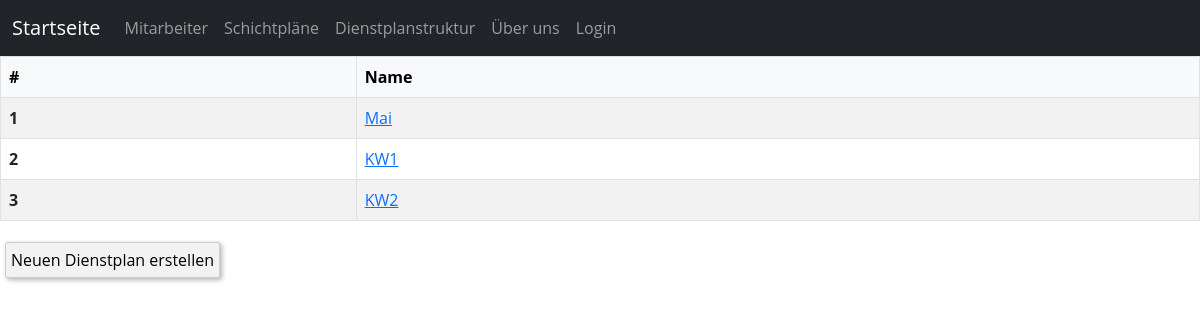
The app's page /schedule with its own data.
### scheduler/models.py (models this page shows, shortened)
class CalenderWeek(models.Model):
    name = models.CharField(max_length=50, blank=False, unique=True)
    def get_absolute_url(self):
        return reverse("single_schedule", args=[self.id])

### scheduler/views.py (the view)
# urls.py: path("schedule", views.schedule, name = "schedule"),
def schedule(request):
    if request.user.is_authenticated:
        context = {
            'username': request.user.username,
            'email': request.user.email,
        }
        return render(request, "scheduler/schedule.html", {
                "calender_weeks": []
            })
    else:
        if request.method == 'GET':
            calender_weeks = CalenderWeek.objects.all()
            return render(request, "scheduler/schedule.html", {
                "calender_weeks": calender_weeks
            })
        else:
            return render(request, "scheduler/schedule.html")

### scheduler/templates/scheduler/schedule.html (shortened to what this page needs)
{% extends 'scheduler/base.html' %}
{% block content %}
<table class="table table-striped table-hover table-bordered">
    <thead class="table-light">
      <tr>
        <th scope="col">#</th>
        <th scope="col">Name</th>
      </tr>
    </thead>
    <tbody>
        {% for calender_week in calender_weeks %}
        <tr>
            <th scope="row">{{ forloop.counter }}</th>
            <td><a href="{{calender_week.get_absolute_url}}">{{calender_week.name}}</a></td>
        </tr>
        {% endfor %}
    </tbody>
</table>
<a href="{% url 'schedule-add'%}" class="btn">Neuen Dienstplan erstellen</a>
{% endblock content %}

### scheduler/static/scheduler/styles.css (style rules this page uses)
body { font-family: 'Open Sans', sans-serif; }
.btn { display: inline-block; padding: 5px; margin: 5px; font-size: 16px; color: #000; background-color: #f2f2f2; border: 1px solid #ccc; border-radius: 2px; text-decoration: none; box-shadow: 2px 2px 5px rgba(0,0,0,0.3); transition: background-color 0.3s ease, color 0.3s ease, box-shadow 0.3s ease; }

### records on screen
CalenderWeek: name "Mai"
CalenderWeek: name "KW1"
CalenderWeek: name "KW2"
